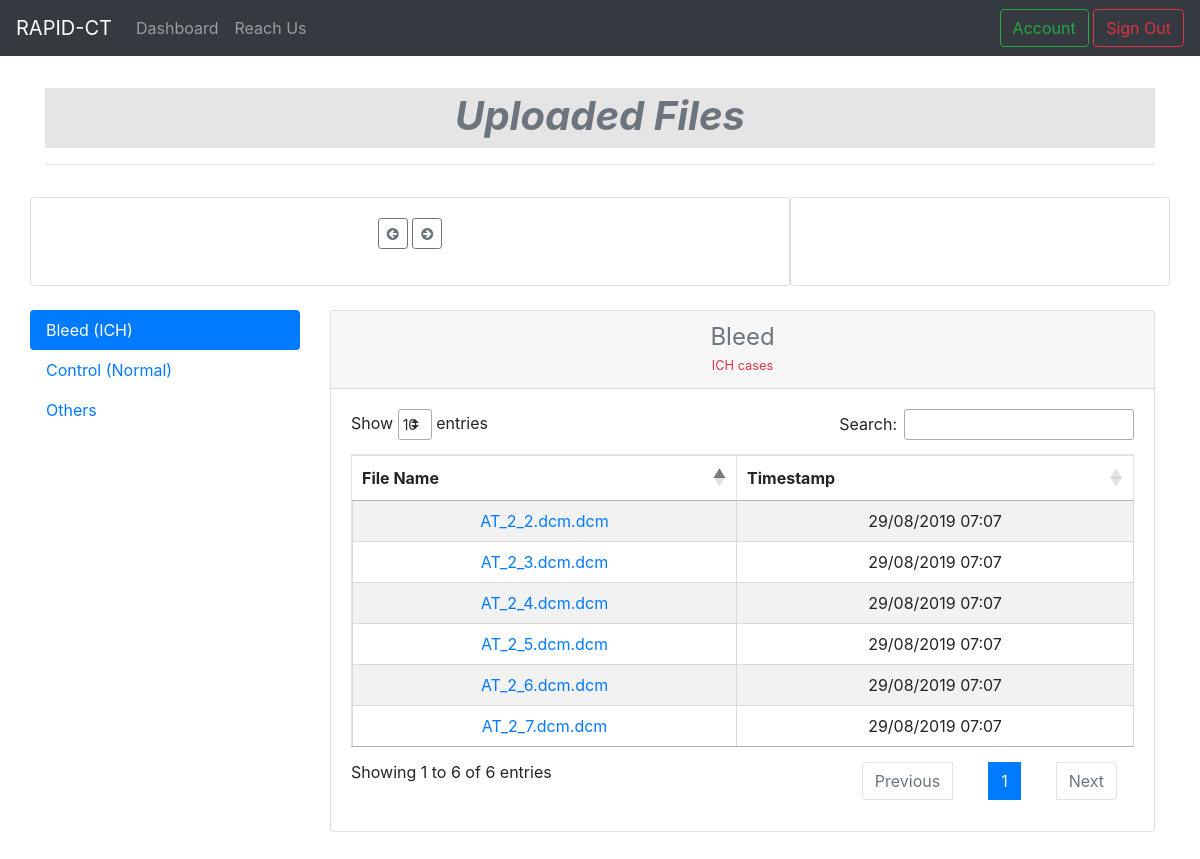
The page /files (signed in) on the database its author committed.
### rapid_ct_app/files/models.py (models this page shows, shortened)
class File(db.Model):
    id = db.Column(db.Integer, primary_key=True)
    added_on = db.Column(db.DateTime, nullable=False, default=datetime.utcnow)
    date = db.Column(db.String(55), nullable=False, default=datetime.utcnow().strftime("%d-%m-%Y"))
    filename = db.Column(db.String(55), nullable=False)
    path = db.Column(db.String(120), nullable=False)
    sample_type = db.Column(db.String(120), nullable=False)
    user_id = db.Column(db.Integer, db.ForeignKey('user.id'), nullable=False)

### rapid_ct_app/users/routes.py (the view)
@users.route("/files", methods=['GET', 'POST'])
@login_required
def user_uploaded():
    all_files = []
    upload_dates = []
    heatmapdata = {}
    file_query = File.query.order_by(File.added_on.desc()).filter_by(user_id = current_user.id)
    for item in file_query:
        all_files.append(item)
    if len(all_files) == 0:
        flash('No files have been uploaded!', 'danger')
        return redirect(url_for('main.index'))
    else:
        for file in all_files:
            timestamp = file.added_on
            date_added = file.added_on.strftime("%d-%m-%Y")
            upload_dates.append(date_added)
        pass
        unique_dates = np.unique(upload_dates)
        for date in unique_dates:
            date_time = datetime.strptime(date,"%d-%m-%Y")
            timestamp = date_time.timestamp()
            upload_count = File.query.filter_by(date=date, user_id=current_user.id).count()
            heatmapdata[timestamp] = upload_count
        user_bleed_files = File.query.filter_by(sample_type="Bleed(ICH)", user_id=current_user.id)
        user_control_files = File.query.filter_by(sample_type="Control(Normal)", user_id=current_user.id)
        user_other_files = File.query.filter(
            and_(or_(File.sample_type == 'Lesion', File.sample_type == 'Calcification')),File.user_id == current_user.id
        )
        bleed_num = user_bleed_files.count()
        control_num = user_control_files.count()
        others_num = user_other_files.count()
        counts = [
            {'name':"Bleed", 'value':f'{bleed_num}'},
            {'name':"Control", 'value':f'{control_num}'},
            {'name':"Others", 'value':f'{others_num}'},
        ]
        return render_template(
            'user_files.html',
            bleed=user_bleed_files,
            control=user_control_files,
            others=user_other_files,
            counts=counts,
            heatmapdata=heatmapdata
        )

### rapid_ct_app/template_filters.py (called while the page is built)
@app.template_filter('convertdatetime')
def datetime_from_utc_to_local(utc_datetime):
    now_timestamp = time.time()
    offset = datetime.fromtimestamp(now_timestamp) - datetime.utcfromtimestamp(now_timestamp)
    return utc_datetime + offset

@app.template_filter('formatdatetime')
def format_datetime(value, format="%d/%m/%Y %H:%M"):
    if value is None:
        return ""
    return value.strftime(format)

### rapid_ct_app/users/models.py (called while the page is built)
@login_manager.user_loader
def load_user(user_id):
    return User.query.get(int(user_id))

### rapid_ct_app/templates/user_files.html (shortened to what this page needs)
{% extends "layout.html" %}
{% block css %}
<link rel="stylesheet" href="{{ url_for('static', filename='style/user_files/user_files.css') }}">
{% endblock css %}
{% block content %}
    <div class="row">
        <div class="col-md-12">
            <h1 class="page-title text-secondary text-center mt-2">Uploaded Files</h1>
            <hr>
        </div>
    </div>
    <div class="row mt-3">
        <div class="col-md-12">
            <div class="row">
                <div class="card flex-md-row mb-4 box-shadow h-md-250 col-md-8 ml-auto mr-auto">
                    <div class="card-body d-flex flex-column align-items-center">
                        <div class="d-inline mb-3">
                            <span class="btn btn-outline-secondary btn-sm" id="domainDynamicDimension-previous">
                                <i class="fa fa-arrow-circle-left" aria-hidden="true"></i>
                            </span>
                            <span class="btn btn-outline-secondary btn-sm" id="domainDynamicDimension-next">
                                <i class="fa fa-arrow-circle-right" aria-hidden="true"></i>
                            </span>
                        </div>
                    </div>
                </div>
                <div class="card flex-md-row mb-4 mr-2 box-shadow h-md-250 col-md-4  ml-auto mr-auto">
                    <div class="card-body d-flex flex-column align-items-center">
                    </div>
                </div>
            </div>
        </div>
        <div class="nav flex-column nav-pills col-md-3" id="v-pills-tab" role="tablist" aria-orientation="vertical">
        <a class="nav-link active" id="v-pills-home-tab" data-toggle="pill" href="#v-pills-home" role="tab" aria-controls="v-pills-home" aria-selected="true">Bleed (ICH)</a>
        <a class="nav-link" id="v-pills-profile-tab" data-toggle="pill" href="#v-pills-profile" role="tab" aria-controls="v-pills-profile" aria-selected="false">Control (Normal)</a>
        <a class="nav-link" id="v-pills-messages-tab" data-toggle="pill" href="#v-pills-messages" role="tab" aria-controls="v-pills-messages" aria-selected="false">Others</a>
        </div>
        <div class="tab-content col-md-9" id="v-pills-tabContent">
        <div class="tab-pane fade show active" id="v-pills-home" role="tabpanel" aria-labelledby="v-pills-home-tab">
                <section class="user-files">
                    <div class="card-deck mb-3 text-center">
                        <div class="card mb-4 box-shadow">
                            <div class="card-header">
                                <h4 class="my-0 font-weight-normal text-secondary">Bleed</h4>
                                <strong><small class="text-center text-danger">ICH cases</small></strong>
                            </div>
                            <div class="card-body">
                                <table class="table table-striped table-bordered mb-0 mt-3 cell-border" id="bleed-table">
                                    <thead>
                                        <tr>
                                            <th>File Name</th>
                                            <th>Timestamp</th>
                                        </tr>
                                    </thead>
                                    <tbody>
                                        {% for file in bleed %}
                                        <tr>
                                            <td><span><a href="{{ url_for('files.file', file_id=file.id) }}">{{ file.filename }}</a></span></td>
                                            <td>{{ file.added_on|convertdatetime|formatdatetime}}</td>
                                        </tr>
                                        {% endfor %}
                                    </tbody>
                                </table>
                            </div>
                        </div>
                    </div>
                </section>
        </div>
        </div>
    </div>
{% endblock content %}

### rapid_ct_app/templates/layout.html (shortened to what this page needs)
<!DOCTYPE html>
<html lang="en">
<head>
    <link rel="stylesheet"
    href="https://stackpath.bootstrapcdn.com/bootstrap/4.3.1/css/bootstrap.min.css"
>
    <link href="https://stackpath.bootstrapcdn.com/font-awesome/4.7.0/css/font-awesome.min.css"
    rel="stylesheet"
>
    <link rel="stylesheet" href="https://cdnjs.cloudflare.com/ajax/libs/animate.css/3.7.2/animate.min.css">
    <link rel="stylesheet" href="https://cdn.jsdelivr.net/cal-heatmap/3.3.10/cal-heatmap.css">
    <link rel="stylesheet" href="https://cdn.datatables.net/1.10.19/css/jquery.dataTables.min.css">
    <link rel="stylesheet" href="https://cdn.datatables.net/autofill/2.3.3/css/autoFill.dataTables.min.css">
    <link rel="stylesheet" href="https://cdn.datatables.net/buttons/1.5.6/css/buttons.dataTables.min.css">
    <link rel="stylesheet" href="https://cdn.datatables.net/colreorder/1.5.1/css/colReorder.dataTables.min.css">
    <link rel="stylesheet" href="https://cdn.datatables.net/responsive/2.2.3/css/responsive.dataTables.min.css">
    <link rel="stylesheet" href="https://cdn.datatables.net/select/1.3.0/css/select.dataTables.min.css">
    <link rel="stylesheet" href="https://cdn.datatables.net/1.10.19/css/dataTables.bootstrap4.min.css">
    <link rel="stylesheet" href="{{ url_for('static', filename='style/main/main.css') }}">
    {% block css %} {% endblock %}
</head>
<body>
    {% include "_topnav.html" %}
            <div class="container mt-4">
                {% block content %}{% endblock %}
            </div>
</body>
</html>

### rapid_ct_app/templates/_topnav.html (shortened to what this page needs)
<header>
    <nav class="navbar navbar-expand-lg navbar-dark bg-dark">
        <a class="navbar-brand" href="{{ url_for('main.landing') }}">RAPID-CT</a>
        <div class="collapse navbar-collapse" id="navbarSupportedContent">
            <ul class="navbar-nav mr-auto">
            {% if current_user.is_authenticated %}
            <li class="nav-item">
                <a class="nav-link" href="{{ url_for('main.index') }}">Dashboard</a>
            </li>
            <li class="nav-item">
                <a class="nav-link" href="{{ url_for('main.contact') }}">Reach Us</a>
            </li>
            {% endif %}
            </ul>
            <div class="d-inline my-2 my-lg-0">
                {% if current_user.is_authenticated %}
                <a class="btn btn-outline-success my-2 my-sm-0" href="{{ url_for('users.account') }}">Account</a>
                <a class="btn btn-outline-danger my-2 my-sm-0" href="{{ url_for('users.logout') }}">Sign Out</a>
                {% else %}
                <a class="btn btn-outline-success my-2 my-sm-0" href="{{ url_for('users.register') }}">Register</a>
                <a class="btn btn-outline-primary my-2 my-sm-0" href="{{ url_for('users.login') }}">Sign In</a>
                {% endif %}
            </div>
        </div>
    </nav>

### rapid_ct_app/static/style/main/main.css (style rules this page uses)
.page-title { background-color: #83838336; font-style: italic; font-weight: bold; height: 1.5em; padding: 4px; }

### rows shown on the page
File: filename "AT_2_2.dcm.dcm", added_on|convertdatetime "29/08/2019 07:07"
File: filename "AT_2_3.dcm.dcm", added_on|convertdatetime "29/08/2019 07:07"
File: filename "AT_2_4.dcm.dcm", added_on|convertdatetime "29/08/2019 07:07"
File: filename "AT_2_5.dcm.dcm", added_on|convertdatetime "29/08/2019 07:07"
File: filename "AT_2_6.dcm.dcm", added_on|convertdatetime "29/08/2019 07:07"
File: filename "AT_2_7.dcm.dcm", added_on|convertdatetime "29/08/2019 07:07"
